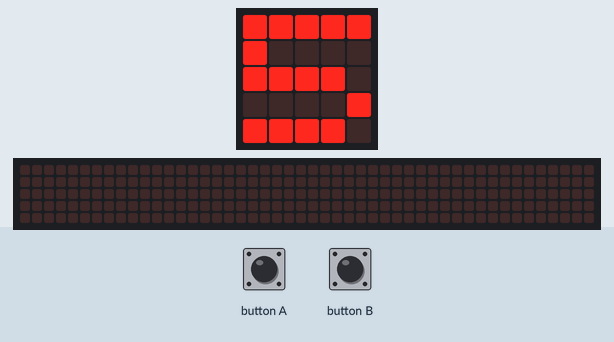
Recording of a program running on a simulated BBC micro:bit (MakeCode). On the bench: the board's 5×5 LED display, a strip that is not on the board, showing the scrolling text unrolled. Inputs (shaded band) come from the test bench. The 48×5 strip is a reading aid, not a part: it shows the text the display is scrolling, unrolled, one strip-width of it at a time.

Above: at 1.2 s.
1.3 s: button B pressed for 0.15 s
At 2.5 s:
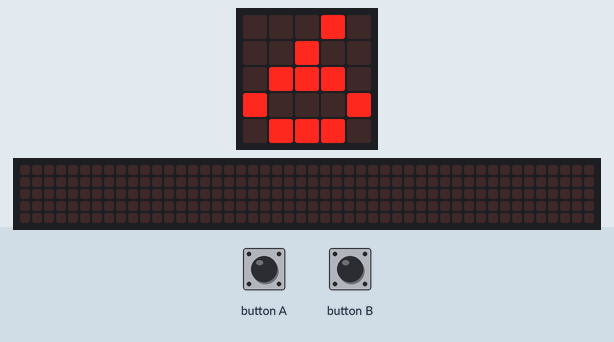
4.6 s: button B pressed for 0.15 s
At 6.1 s:
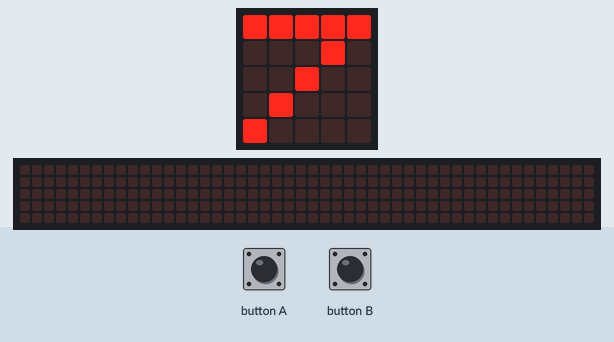
6.8 s: button B pressed 5 times (0.12 s each, 0.3 s apart)
At 10.17 s:
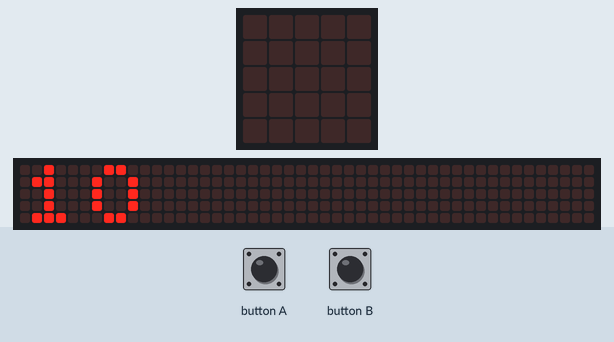
Timing chart, 0 to 11.7 s (numbered marks = the images above; inputs shaded):
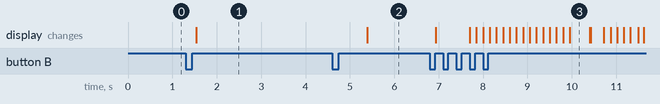

The program:

main.ts
```typescript
input.onButtonPressed(Button.A, function () {
    radio.sendNumber(sender_id)
})
input.onButtonPressed(Button.B, function () {
    sender_id += 1
    if (sender_id2 > 11) {
        sender_id2 = 6
    }
})
let sender_id2 = 0
let sender_id = 0
radio.setGroup(42)
sender_id = 11
basic.forever(function () {
    basic.showNumber(sender_id - 6)
})
```

test.ts
```typescript
// testene settes inn her; disse vil ikke kompilert så lenge denne pakken blir brukt som en utvidelse.
```

Measured:
- after the input at 1.3 s, the display: changes after 0.24 s (image 1)
- after the input at 4.6 s, the display: changes after 0.79 s (image 2)
- after the input at 6.8 s, the display: first changes after 0.13 s (image 3 shows a later state)
- what the display in image 3 shows lasts 0.4 s, from 10.0 s to 10.4 s
